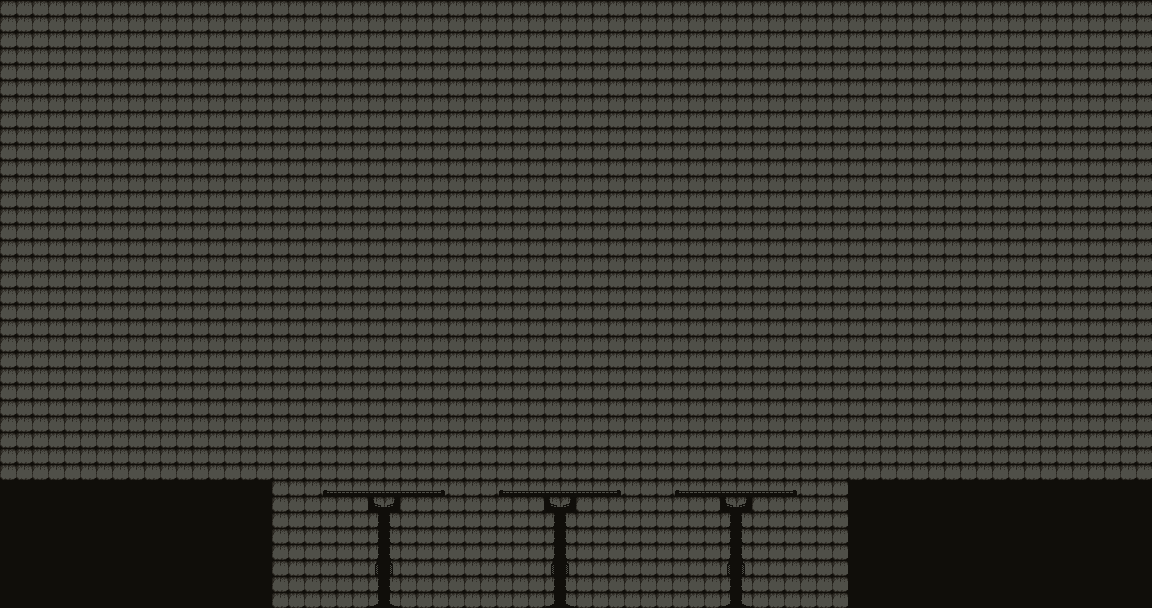

Below is a game level as drawn by its tile map, then a one-line description and the .tmx that defines it (tile-layer data replaced by summaries):
An orthogonal 72x38 tile map with 16x16 px tiles, 2 tile layers (Capa de patrones 1, Capa de patrones 2), 3 tilesets.

<map version="1.10" tiledversion="1.10.2" orientation="orthogonal" renderorder="right-down" width="72" height="38" tilewidth="16" tileheight="16" infinite="0" nextlayerid="3" nextobjectid="1">
 <tileset firstgid="1" source="interior fabrica.tsx" />
 <tileset firstgid="78" source="forest no back.tsx" />
 <tileset firstgid="169" source="interior fabrica no back.tsx" />
 <layer id="1" name="Capa de patrones 1" width="72" height="38">
  <data>[2736 cells, 2736 non-empty, 2 distinct tile ids]</data>
 </layer>
 <layer id="2" name="Capa de patrones 2" width="72" height="38">
  <data>[2736 cells, 66 non-empty, 12 distinct tile ids]</data>
 </layer>
</map>
